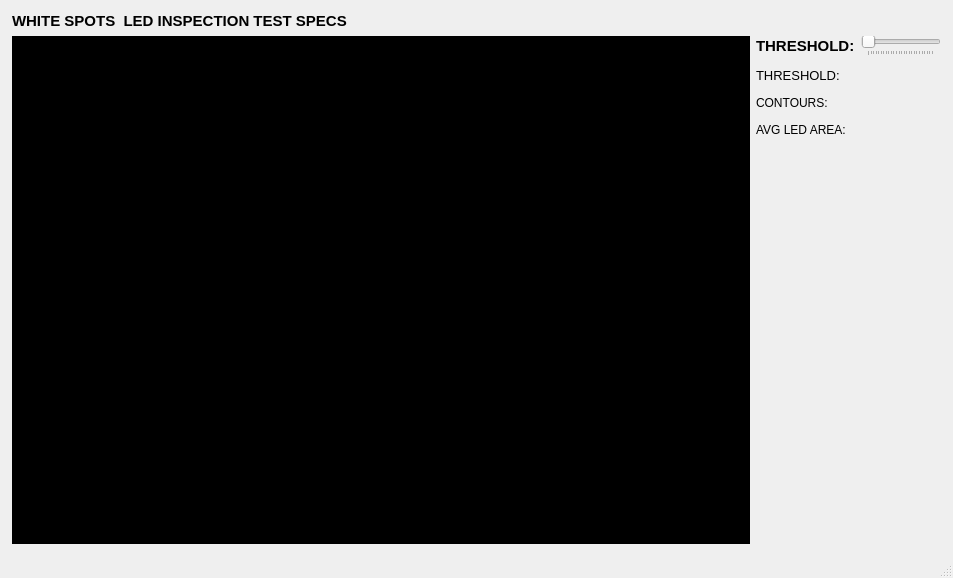
<?xml version="1.0" encoding="UTF-8"?>
<ui version="4.0">
 <class>MainWindow</class>
 <widget class="QMainWindow" name="MainWindow">
  <property name="geometry">
   <rect>
    <x>0</x>
    <y>0</y>
    <width>953</width>
    <height>578</height>
   </rect>
  </property>
  <property name="windowTitle">
   <string>TEST LED SPEC</string>
  </property>
  <widget class="QWidget" name="centralwidget">
   <layout class="QVBoxLayout" name="verticalLayout_2">
    <property name="leftMargin">
     <number>12</number>
    </property>
    <property name="topMargin">
     <number>12</number>
    </property>
    <property name="rightMargin">
     <number>12</number>
    </property>
    <property name="bottomMargin">
     <number>12</number>
    </property>
    <item>
     <layout class="QVBoxLayout" name="verticalLayout" stretch="0,1">
      <item>
       <widget class="QLabel" name="label">
        <property name="font">
         <font>
          <pointsize>11</pointsize>
          <weight>75</weight>
          <bold>true</bold>
         </font>
        </property>
        <property name="text">
         <string>WHITE SPOTS  LED INSPECTION TEST SPECS</string>
        </property>
       </widget>
      </item>
      <item>
       <layout class="QHBoxLayout" name="horizontalLayout" stretch="4,1">
        <item>
         <layout class="QHBoxLayout" name="horizontalLayout_2">
          <item>
           <widget class="QLabel" name="label_2">
            <property name="styleSheet">
             <string notr="true">background-color: rgb(0, 0, 0);</string>
            </property>
            <property name="text">
             <string/>
            </property>
            <property name="scaledContents">
             <bool>true</bool>
            </property>
           </widget>
          </item>
         </layout>
        </item>
        <item>
         <layout class="QFormLayout" name="formLayout">
          <property name="verticalSpacing">
           <number>12</number>
          </property>
          <item row="0" column="0">
           <widget class="QLabel" name="label_3">
            <property name="font">
             <font>
              <pointsize>11</pointsize>
              <weight>75</weight>
              <bold>true</bold>
             </font>
            </property>
            <property name="text">
             <string>THRESHOLD:</string>
            </property>
           </widget>
          </item>
          <item row="0" column="1">
           <widget class="QSlider" name="horizontalSlider">
            <property name="font">
             <font>
              <pointsize>11</pointsize>
              <weight>75</weight>
              <bold>true</bold>
             </font>
            </property>
            <property name="maximum">
             <number>255</number>
            </property>
            <property name="value">
             <number>0</number>
            </property>
            <property name="orientation">
             <enum>Qt::Horizontal</enum>
            </property>
            <property name="tickPosition">
             <enum>QSlider::TicksBelow</enum>
            </property>
           </widget>
          </item>
          <item row="1" column="0">
           <widget class="QLabel" name="label_6">
            <property name="font">
             <font>
              <pointsize>10</pointsize>
             </font>
            </property>
            <property name="text">
             <string>THRESHOLD:</string>
            </property>
           </widget>
          </item>
          <item row="1" column="1">
           <widget class="QLabel" name="label_7">
            <property name="font">
             <font>
              <pointsize>10</pointsize>
              <weight>75</weight>
              <bold>true</bold>
             </font>
            </property>
            <property name="text">
             <string/>
            </property>
           </widget>
          </item>
          <item row="3" column="0">
           <widget class="QLabel" name="label_14">
            <property name="text">
             <string>AVG LED AREA: </string>
            </property>
           </widget>
          </item>
          <item row="4" column="1">
           <widget class="QLabel" name="label_9">
            <property name="font">
             <font>
              <pointsize>10</pointsize>
              <weight>75</weight>
              <bold>true</bold>
             </font>
            </property>
            <property name="text">
             <string/>
            </property>
           </widget>
          </item>
          <item row="5" column="1">
           <widget class="QLabel" name="label_11">
            <property name="font">
             <font>
              <pointsize>10</pointsize>
              <weight>75</weight>
              <bold>true</bold>
             </font>
            </property>
            <property name="text">
             <string/>
            </property>
           </widget>
          </item>
          <item row="6" column="1">
           <widget class="QLabel" name="label_13">
            <property name="font">
             <font>
              <pointsize>10</pointsize>
              <weight>75</weight>
              <bold>true</bold>
             </font>
            </property>
            <property name="text">
             <string/>
            </property>
           </widget>
          </item>
          <item row="7" column="1">
           <widget class="QLabel" name="label_15">
            <property name="font">
             <font>
              <pointsize>10</pointsize>
              <weight>75</weight>
              <bold>true</bold>
             </font>
            </property>
            <property name="text">
             <string/>
            </property>
           </widget>
          </item>
          <item row="2" column="0">
           <widget class="QLabel" name="label_12">
            <property name="text">
             <string>CONTOURS: </string>
            </property>
           </widget>
          </item>
          <item row="2" column="1">
           <widget class="QLabel" name="label_4">
            <property name="font">
             <font>
              <pointsize>10</pointsize>
              <weight>75</weight>
              <bold>true</bold>
             </font>
            </property>
            <property name="text">
             <string/>
            </property>
           </widget>
          </item>
          <item row="3" column="1">
           <widget class="QLabel" name="label_5">
            <property name="font">
             <font>
              <pointsize>10</pointsize>
              <weight>75</weight>
              <bold>true</bold>
             </font>
            </property>
            <property name="text">
             <string/>
            </property>
           </widget>
          </item>
         </layout>
        </item>
       </layout>
      </item>
     </layout>
    </item>
    <item>
     <layout class="QHBoxLayout" name="horizontalLayout_3"/>
    </item>
   </layout>
  </widget>
  <widget class="QMenuBar" name="menubar">
   <property name="geometry">
    <rect>
     <x>0</x>
     <y>0</y>
     <width>953</width>
     <height>21</height>
    </rect>
   </property>
  </widget>
  <widget class="QStatusBar" name="statusbar"/>
 </widget>
 <resources/>
 <connections/>
</ui>
